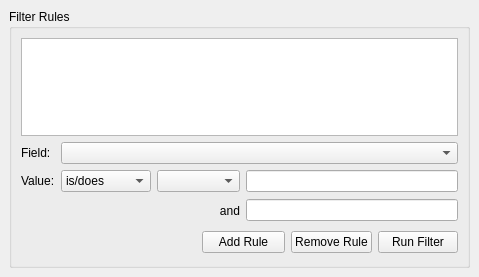
<ui version="4.0" >
 <class>FilterRules</class>
 <widget class="QWidget" name="FilterRules" >
  <property name="geometry" >
   <rect>
    <x>0</x>
    <y>0</y>
    <width>479</width>
    <height>277</height>
   </rect>
  </property>
  <property name="windowTitle" >
   <string>Filter Rules</string>
  </property>
  <layout class="QGridLayout" >
   <property name="leftMargin" >
    <number>9</number>
   </property>
   <property name="topMargin" >
    <number>9</number>
   </property>
   <property name="rightMargin" >
    <number>9</number>
   </property>
   <property name="bottomMargin" >
    <number>9</number>
   </property>
   <property name="horizontalSpacing" >
    <number>6</number>
   </property>
   <property name="verticalSpacing" >
    <number>6</number>
   </property>
   <item row="0" column="0" >
    <widget class="QGroupBox" name="groupBox" >
     <property name="title" >
      <string>Filter Rules</string>
     </property>
     <layout class="QGridLayout" >
      <property name="leftMargin" >
       <number>9</number>
      </property>
      <property name="topMargin" >
       <number>9</number>
      </property>
      <property name="rightMargin" >
       <number>9</number>
      </property>
      <property name="bottomMargin" >
       <number>9</number>
      </property>
      <property name="horizontalSpacing" >
       <number>6</number>
      </property>
      <property name="verticalSpacing" >
       <number>6</number>
      </property>
      <item row="3" column="2" colspan="2" >
       <widget class="QLabel" name="andLabel" >
        <property name="text" >
         <string>and</string>
        </property>
        <property name="alignment" >
         <set>Qt::AlignRight|Qt::AlignTrailing|Qt::AlignVCenter</set>
        </property>
       </widget>
      </item>
      <item row="3" column="0" colspan="2" >
       <spacer>
        <property name="orientation" >
         <enum>Qt::Horizontal</enum>
        </property>
        <property name="sizeType" >
         <enum>QSizePolicy::Maximum</enum>
        </property>
        <property name="sizeHint" >
         <size>
          <width>111</width>
          <height>25</height>
         </size>
        </property>
       </spacer>
      </item>
      <item row="2" column="2" colspan="2" >
       <widget class="QComboBox" name="comparatorChooser" />
      </item>
      <item row="2" column="1" >
       <widget class="QComboBox" name="notChooser" >
        <item>
         <property name="text" >
          <string>is/does</string>
         </property>
        </item>
        <item>
         <property name="text" >
          <string>is/does not</string>
         </property>
        </item>
       </widget>
      </item>
      <item row="3" column="4" colspan="3" >
       <widget class="QLineEdit" name="valueEdit2" />
      </item>
      <item row="2" column="4" colspan="3" >
       <widget class="QLineEdit" name="valueEdit" />
      </item>
      <item row="2" column="0" >
       <widget class="QLabel" name="label_2" >
        <property name="sizePolicy" >
         <sizepolicy vsizetype="Preferred" hsizetype="Maximum" >
          <horstretch>0</horstretch>
          <verstretch>0</verstretch>
         </sizepolicy>
        </property>
        <property name="text" >
         <string>Value:</string>
        </property>
       </widget>
      </item>
      <item row="1" column="0" >
       <widget class="QLabel" name="label" >
        <property name="sizePolicy" >
         <sizepolicy vsizetype="Preferred" hsizetype="Maximum" >
          <horstretch>0</horstretch>
          <verstretch>0</verstretch>
         </sizepolicy>
        </property>
        <property name="text" >
         <string>Field:</string>
        </property>
       </widget>
      </item>
      <item row="1" column="1" colspan="6" >
       <widget class="QComboBox" name="fieldChooser" />
      </item>
      <item row="0" column="0" colspan="7" >
       <widget class="QListWidget" name="listWidget" />
      </item>
      <item row="4" column="0" colspan="3" >
       <spacer>
        <property name="orientation" >
         <enum>Qt::Horizontal</enum>
        </property>
        <property name="sizeHint" >
         <size>
          <width>135</width>
          <height>27</height>
         </size>
        </property>
       </spacer>
      </item>
      <item row="4" column="3" colspan="2" >
       <widget class="QPushButton" name="addButton" >
        <property name="text" >
         <string>Add Rule</string>
        </property>
       </widget>
      </item>
      <item row="4" column="5" >
       <widget class="QPushButton" name="removeButton" >
        <property name="text" >
         <string>Remove Rule</string>
        </property>
       </widget>
      </item>
      <item row="4" column="6" >
       <widget class="QPushButton" name="runButton" >
        <property name="text" >
         <string>Run Filter</string>
        </property>
       </widget>
      </item>
     </layout>
    </widget>
   </item>
  </layout>
 </widget>
 <tabstops>
  <tabstop>listWidget</tabstop>
  <tabstop>fieldChooser</tabstop>
  <tabstop>notChooser</tabstop>
  <tabstop>comparatorChooser</tabstop>
  <tabstop>valueEdit</tabstop>
  <tabstop>valueEdit2</tabstop>
  <tabstop>addButton</tabstop>
  <tabstop>removeButton</tabstop>
  <tabstop>runButton</tabstop>
 </tabstops>
 <resources/>
 <connections/>
</ui>
